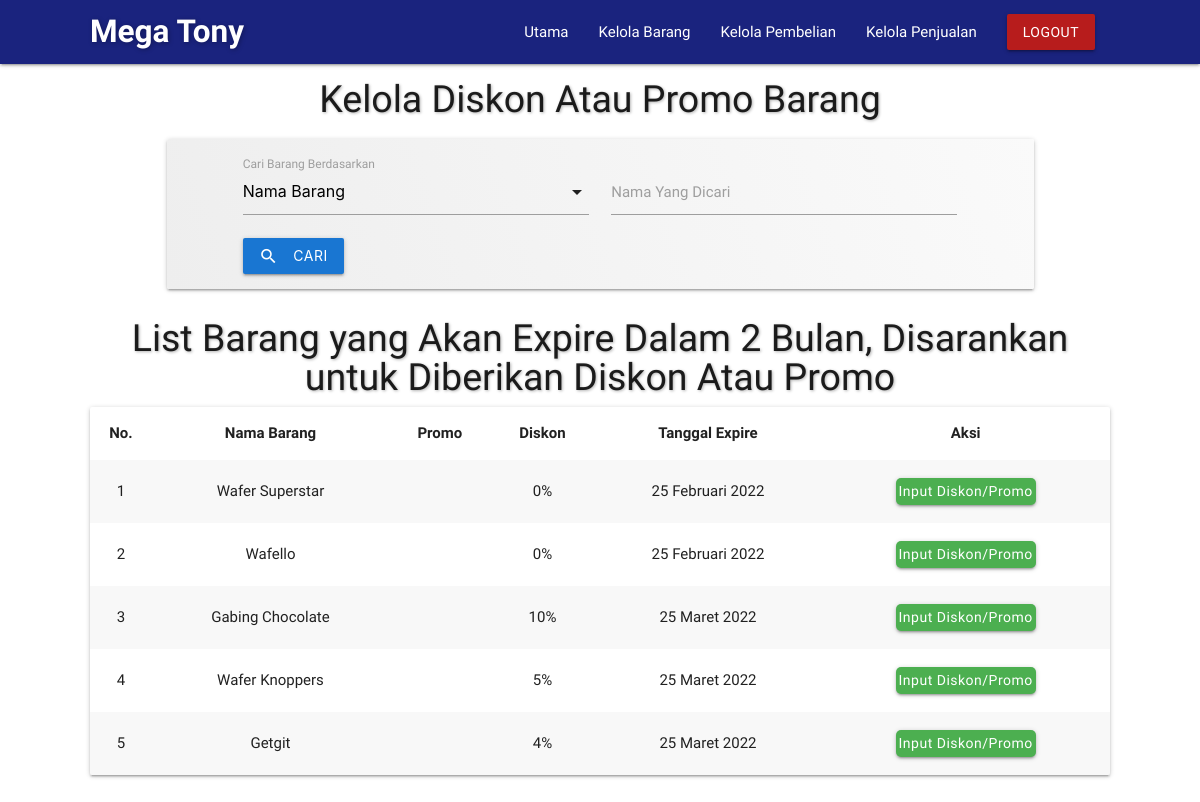
/admin/saran-diskon.php (signed in), run on the app's committed database.
### tables this page shows
CREATE TABLE IF NOT EXISTS `list_barang` (
  `id_barang` int(11) NOT NULL AUTO_INCREMENT,
  `nama_barang` text DEFAULT NULL,
  `harga` double DEFAULT NULL,
  `stok` int(11) DEFAULT NULL,
  `promo` text DEFAULT NULL,
  `diskon` int(11) DEFAULT NULL,
  `satuan` varchar(50) DEFAULT NULL,
  `unit` int(11) DEFAULT NULL,
  `tgl_expire` date DEFAULT NULL,
  `foto` text DEFAULT NULL,
  PRIMARY KEY (`id_barang`)
);

### admin/asset/datetime/datetimeFormat.php (called while the page is built, shortened)
<?php
class datetimeFormat {
    public static function TanggalIndo($date){
          $BulanIndo = array(
                            "Januari",
                            "Februari",
                            "Maret",
                            "April",
                            "Mei",
                            "Juni",
                            "Juli",
                            "Agustus",
                            "September",
                            "Oktober",
                            "November",
                            "Desember"
                            );
          $tahun = substr($date, 0, 4);
          $bulan = substr($date, 5, 2);
          $tgl   = substr($date, 8, 2);
          $result = $tgl . " " . $BulanIndo[(int)$bulan-1] . " ". $tahun;
          return($result);
    }
}
?>

### admin/saran-diskon.php (the view, shortened to what this page needs)
<?php
	include('template/header.php');
	include('asset/datetime/datetimeFormat.php');
?>
<?php
	$qry = "SELECT
						*
					FROM list_barang
					WHERE tgl_expire <= CURDATE() + INTERVAL 2 MONTH";
	$orderby = "tgl_expire";
  $sel_qry = mysqli_query($mysqli, $qry);
  $jum_data = mysqli_num_rows($sel_qry);
?>
	<section id="saran-diskon">
		<div class="container">
			<h5 class="title">Kelola Diskon Atau Promo Barang</h5>
			<?php
			 if ($jum_data == 0) {
			?>
				<h5 class="center-align title-form red-text text-darken-1">Belum Ada Saran yang Cocok untuk Diberikan</h5>
			<?php } else { ?>
      <div class="container pencarian-barang">
        <div class="card">
          <?php include('../paginasi/pencarian.php'); ?>
        </div>
      </div>
			<div class="list">
			<h5 class="title">List Barang yang Akan Expire Dalam 2 Bulan, Disarankan untuk Diberikan Diskon Atau Promo</h5>
				<div class="card-panel">
					<table class="striped centered responsive-table">
		        <thead>
		          <tr>
	          		<th>No.</th>
	              <th>Nama Barang</th>
	              <th>Promo</th>
	              <th>Diskon</th>
	              <th>Tanggal Expire</th>
	              <th>Aksi</th>
		          </tr>
		        </thead>
		        <tbody>
		        <?php
		        	$no = 1;
							$kolomCari=(isset($_GET['Kolom']))? $_GET['Kolom'] : "";
							$kolomKataKunci=(isset($_GET['KataKunci']))? $_GET['KataKunci'] : "";
							if($kolomCari=="" && $kolomKataKunci==""){
							  $dt = mysqli_query($mysqli, "$qry ORDER BY $orderby ASC");
							}else{
							  $dt = mysqli_query($mysqli, "$qry AND $kolomCari LIKE '%$kolomKataKunci%' ORDER BY $orderby ASC");
							}
							while($data = mysqli_fetch_array($dt)) {
						?>
		          <tr>
		          	<td><?php echo $no; ?></td>
		            <td><?php echo $data['nama_barang']; ?></td>
		            <td><?php echo $data['promo']; ?></td>
		            <td><?php echo $data['diskon']; ?>%</td>
		            <td><?php echo datetimeFormat::TanggalIndo($data['tgl_expire']); ?></td>
		            <td><a class="waves-effect waves-light btn modal-trigger green" href="#input-dispro<?php echo $data['id_barang']; ?>">Input Diskon/Promo</a></td>
		          </tr>
		        <?php $no++; } ?>
		        </tbody>
		      </table>
				</div>
			</div>
			<?php } ?>
		</div>
	</section>
<?php include('template/footer.php'); ?>

### admin/asset/css/style.css (style rules this page uses)
* { font-family: 'Varela Round', sans-serif; }
#pegawai .title, #list-barang .title, #saran-diskon .title { text-align: center; font-size: 2.5rem; font-weight: 500; text-shadow: 1px 1px 3px rgba(0, 0, 0, 0.3); font-family: 'Signika', sans-serif; }
#saran-diskon .title { line-height: 2.6rem; font-family: 'Signika', sans-serif; }
#pegawai .list, #list-barang .list, #saran-diskon .list { margin-top: 30px; }
#saran-diskon .list { margin-bottom: 50px; }
#pegawai .list .card-panel table .btn, #list-barang .list .card-panel table .btn, #saran-diskon .list .card-panel table .btn { height: unset; line-height: unset; padding: 3px; margin: 3px 3px; border-radius: 5px; text-transform: capitalize; }
#saran-diskon .pencarian-barang .card { padding: 15px 0; background: linear-gradient(70deg, #eeeeee, #fafafa); margin-top: 20px; }
#saran-diskon .list .card-panel { padding: 0; }

### data on the page
list_barang: nama_barang "Wafer Superstar", diskon "0", tgl_expire "25 Februari 2022"
list_barang: nama_barang "Wafello", diskon "0", tgl_expire "25 Februari 2022"
list_barang: nama_barang "Gabing Chocolate", diskon "10", tgl_expire "25 Maret 2022"
list_barang: nama_barang "Wafer Knoppers", diskon "5", tgl_expire "25 Maret 2022"
list_barang: nama_barang "Getgit", diskon "4", tgl_expire "25 Maret 2022"
